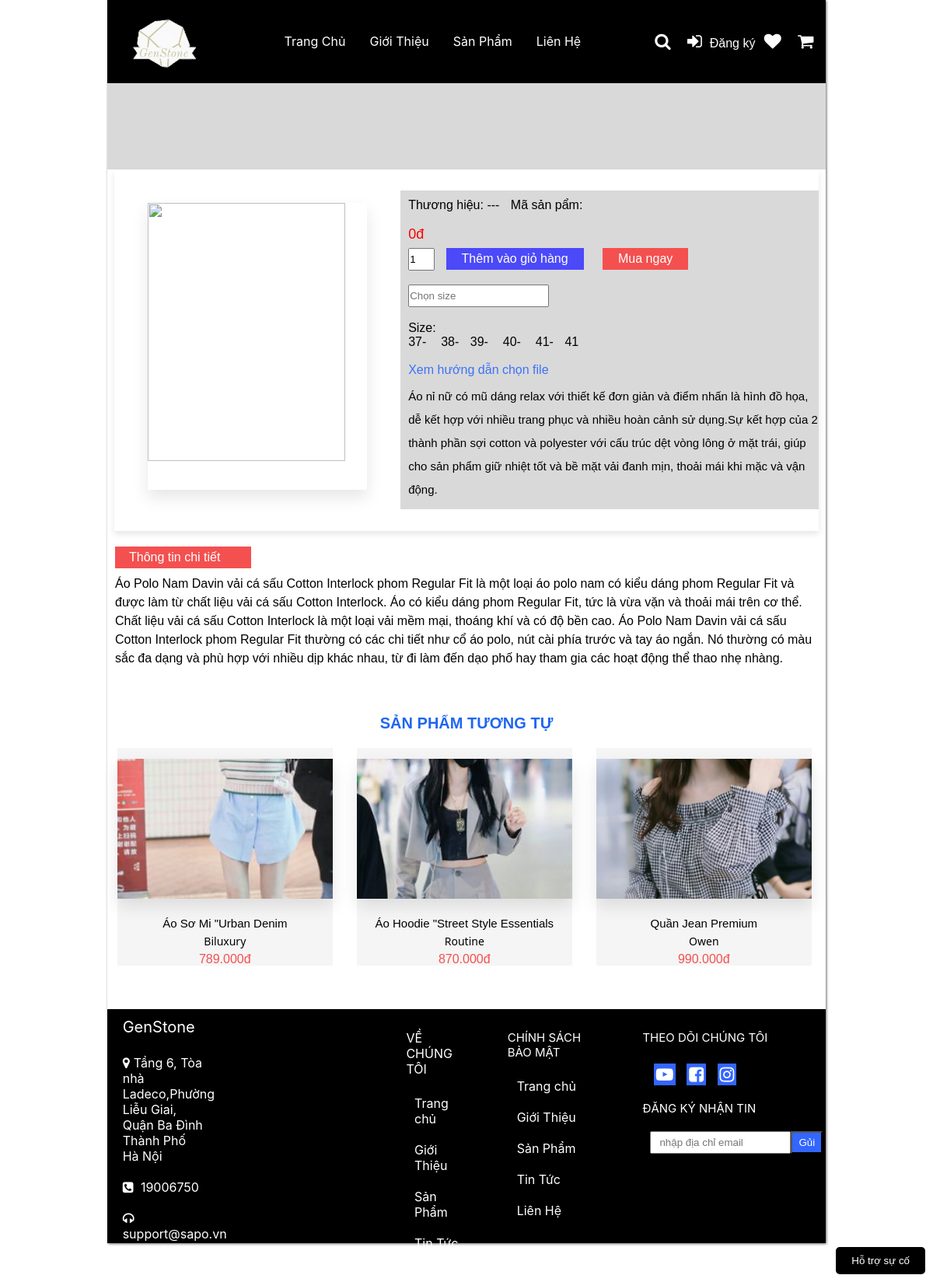
/detail_product.php, run on the app's committed database.
### tables this page shows
CREATE TABLE `product` (
  `ProductID` int(11) NOT NULL,
  `Ma_SanPham` varchar(20) NOT NULL,
  `ProductName` varchar(250) NOT NULL,
  `ProductDescription` varchar(250) NOT NULL,
  `Price` decimal(10,0) NOT NULL,
  `PriceSale` decimal(10,0) NOT NULL,
  `Quantity` int(11) NOT NULL,
  `TypeID` int(11) NOT NULL,
  `BrandID` int(11) NOT NULL,
  `ImgProduct` varchar(250) NOT NULL,
  `status` int(11) NOT NULL DEFAULT 1
);

CREATE TABLE `brands` (
  `BrandID` int(11) NOT NULL,
  `BranName` varchar(250) NOT NULL
);

### detail_product.php (the view, shortened to what this page needs)
<!DOCTYPE html>
<html lang="en">
<head>
    <link rel="stylesheet" href="font-awesome-4.7.0/css/font-awesome.css">
    <link rel="stylesheet" href="font-awesome-4.7.0/css/font-awesome.min.css">
    <link rel="stylesheet" href="css/chung.css">
    <link rel="stylesheet" href="css/product.css">
</head>
<body>
    <div class="khung_account" style="width: 77%;">
    <?php include 'header.php';?>
    <?php
include 'connectDB.php';
?>
        <div class="khoi_chung_dn_dk">
                <p><?php echo$temp["ProductName"]  ?></p>
        </div>
       <div class="div_than_trang" style="margin: auto; display: flex; justify-content: flex-start; ">
            <div class="anh" style="width: 35%; margin-right: 3%; margin-left: 3%;">
                <img src="<?php echo$temp["ImgProduct"] ?>" alt="" style="width: 90%; height: 90%;">
            </div>
            <div class="detail" style="width: 60%; background-color: #D9D9D9;">
                <span style="">Thương hiệu: <?php echo$temp["BranName"]." "?>---</span>
                <span>Mã sản pẩm: <?php echo$temp["Ma_SanPham"]  ?></span>
                <p style="color: #FF0000;"><?php echo number_format($temp["Price"],0,',','.').'đ' ?></p>
                <div class="chitiet">
                   <?php
                        if(isset($_SESSION["inforloginnow"]["email"]) && $_SESSION["inforloginnow"]["email"] === "admin@gmail.com"){
                            echo '
                            <form action="" method="POST">
                                <button style="background-color: #4C49F9;" name="update"><a href="?Model=update&ProductID=' . $_GET["ProductID"] . '">Update sản phẩm</a></button>
                                <button style="background-color: #F45050;" name="delete"><a href="">Xóa sản phẩm</a></button><br><br>
                               <br>
                            </form>';
                        }else{
                            echo '
                            <form action="" method="POST">
                                <input type="number" name="sl" value="1" style="width: 30px;" min="1" max="100">
                                <button style="background-color: #4C49F9;" name="add_cart">Thêm vào giỏ hàng</button>
                                <button style="background-color: #F45050;">Mua ngay</button><br><br>
                                <input type="text" placeholder="Chọn size" name="size" id="size">
                                 <span id="error">';
                                echo '
                            </span><br><br>
                            </form>';
                        }
                   ?>
                    <span >Size:</span><br>
                    <span>37-</span> <span>&nbsp38-</span><span>&nbsp39-</span> <span>&nbsp40-</span> <span>&nbsp41-</span> <span>41</span>
                    <br><br>
                    <a href="">Xem hướng dẫn chọn file</a>
                    <p style="font-size: 15px;">Áo nỉ nữ có mũ dáng relax với thiết kế đơn giản và điểm nhấn là hình đồ họa, dễ kết hợp với nhiều trang phục và nhiều hoàn cảnh sử dụng.Sự kết hợp của 2 thành phần sợi cotton và polyester với cấu trúc dệt vòng lông ở mặt trái, giúp cho sản phẩm giữ nhiệt tốt và bề mặt vải đanh mịn, thoải mái khi mặc và vận động.</p>
                </div>
            </div>
        </div>
        <div style="padding: 5px 18px; background-color: #F45050; width: 15%; color: #FFFFFF;
         font-family: 'Source Sans Pro', sans-serif; margin-left: 10px; margin-top: 20px;">Thông tin chi tiết</div>
         <div style="margin-left: 10px; font-size: 16px;  font-family: 'Source Sans Pro', sans-serif; line-height: 1.5;
         padding-top: 8px;">
            Áo Polo Nam Davin vải cá sấu Cotton Interlock phom Regular Fit là một loại áo polo nam có kiểu dáng phom Regular Fit và được làm từ chất liệu vải cá sấu Cotton Interlock.
            Áo có kiểu dáng phom Regular Fit, tức là vừa vặn và thoải mái trên cơ thể. Chất liệu vải cá sấu Cotton Interlock là một loại vải mềm mại, thoáng khí và có độ bền cao.
            Áo Polo Nam Davin vải cá sấu Cotton Interlock phom Regular Fit thường có các chi tiết như cổ áo polo, nút cài phía trước và tay áo ngắn. Nó thường có màu sắc đa dạng và phù hợp với nhiều dịp khác nhau, từ đi làm đến dạo phố hay tham gia các hoạt động thể thao nhẹ nhàng.
         </div>
         <div class="trongthidz">
                SẢN PHẨM TƯƠNG TỰ
         </div>
         <?php
            $sql = $conn->query("SELECT product.*, brands.BranName
            FROM product
            INNER JOIN brands ON product.BrandID = brands.BrandID
            LIMIT 4");
        ?>
         <div class="sanphamand">
         <?php
        while ($row = $sql->fetch_assoc()) {
        ?>
            <div class="inner-container">
                <div class="inner-box">
                    <a href="detail_product.php?Model=sanpham&ProductID=<?php echo $row["ProductID"] ?>">
                    <img src="<?php echo$row["ImgProduct"] ?>" alt="" style="width: 100%; height: 180px;"><br>
                    <p class="tsp" style="font-size: 15px;"><?php echo$row["ProductName"] ?></p>
                    <p class="thieu"><?php echo$row["BranName"] ?></p>
                    <p class="giasp" style="color: #F45050;"><?php echo number_format($row["Price"],0,',','.').'đ' ?></p>
                </div>
            </div>
        <?php
            }
        ?>
         </div>
        <button id="myButton"  >Hỗ trợ sự cố</button>
        <?php include 'footer.php';?>
    </div>
</body>
</html>

### css/chung.css (style rules this page uses)
* { margin: 0; padding: 0; }
a { text-decoration: none; color: #FFFFFF; }
input { padding: 5px 0px; }
.khung_account { width: 70%; margin: auto; box-shadow: 1px 1px 3px rgba(0, 0, 0, 0.5); }
.khoi_chung_dn_dk { width: 100%; height: 8%; background-color: #D9D9D9; }
body { margin: 0; font-family: Arial, sans-serif; }
img { max-width: 100%; max-height: 100%; width: auto; height: auto; display: block; margin: 0 auto; object-fit: cover; object-position: bottom; transition: opacity 0.3s ease-in-out; }
.khung_account { width: 70%; margin: auto; box-shadow: 1px 1px 3px rgba(0, 0, 0, 0.6); }
.khoi_chung_dn_dk>p { font-family: 'Source Sans Pro', sans-serif; font-size: 20px; padding: 6% 0%; font-weight: 400; text-align: center; }
#myButton { position: fixed; bottom: 10px; right: 10px; z-index: 999; padding: 10px 20px; background-color: #000000; color: #FFFFFF; border: none; border-radius: 5px; cursor: pointer; cursor: pointer; }

### css/product.css (style rules this page uses)
.div_than_trang { width: 98%; display: flex; justify-content: space-evenly; margin-top: 3%; box-shadow: 0 4px 8px rgba(1, 0, 0, 0.1); padding: 3% 0%; }
.inner-container { width: 22%; background-color: #F5F5F5; margin: 10px 10px ; box-sizing: border-box; }
.inner-container:nth-child(3n+1) { clear: both; }
.inner-box { text-align: center; }
.inner-box img { width: 100%; height: 100%; object-fit: cover; }
.inner-box p { margin: 5px 0; color: black; }
.tsp { font-size: 15px; font-family: 'Source Sans Pro', sans-serif; font-weight: 500; }
.thieu { font-size: 14px; font-family: 'Segoe UI', Tahoma, Geneva, Verdana, sans-serif; font-weight: 400; }
.giasp { color: #FF0000; font-size: 16px; font-family: 'Source Sans Pro', sans-serif; }

### detail_product.php (style rules this page uses)
.detail { font-family: 'Source Sans Pro', sans-serif; }
.detail p { margin: auto; text-align: left; font-size: 18px;margin-left: 10px; margin-top: 10px; line-height: 2; }
.detail span { font-size: 16px; margin-left: 10px; }
input { margin-left: 10px; text-indent: 0px; padding: 5px 0px; }
.chitiet { padding-bottom: 10px; }
.chitiet>form>button { padding: 5px 20px; color: #FFFFFF; font-family: 'Source Sans Pro', sans-serif; font-size: 16px; border: none; margin-left: 10px; margin-right: 10px; }
.chitiet>a { color: #3D72F8; margin-left: 10px; }
.trongthidz { padding: 10px 0px; margin-top: 50px; color: #1E66F2; font-size: 20px; text-align: center; font-family: 'Source Sans Pro', sans-serif; font-weight: bold; }
.sanphamand { width: 100%; height: 300px; display: flex; justify-content: space-around; }
.inner-container { width: 30%; background-color: #F5F5F5; float: left; margin: 10px 10px; box-sizing: border-box; }
.inner-box { text-align: center; }
.inner-box img { width: 100%; height: 100%; object-fit: cover; }
.inner-box p { margin: 5px 0; color: black; }
.inner-container:nth-child(3) { clear: both; }
img { max-width: 100%; width: auto; height: auto; display: block; margin: 5% auto 0 auto; object-fit: contain; object-position: center center; transition: opacity 0.3s ease-in-out; box-shadow: 0px 10px 20px rgba(0, 0, 0, 0.1); }

### data on the page
product: ImgProduct (picture), ProductName "Áo Sơ Mi \"Urban Denim", BrandID.BranName "Biluxury", Price "789.000"
product: ImgProduct (picture), ProductName "Áo Hoodie \"Street Style Essentials", BrandID.BranName "Routine", Price "870.000"
product: ImgProduct (picture), ProductName "Quần Jean Premium", BrandID.BranName "Owen", Price "990.000"

### other printed values
$temp["Price"] "0"
